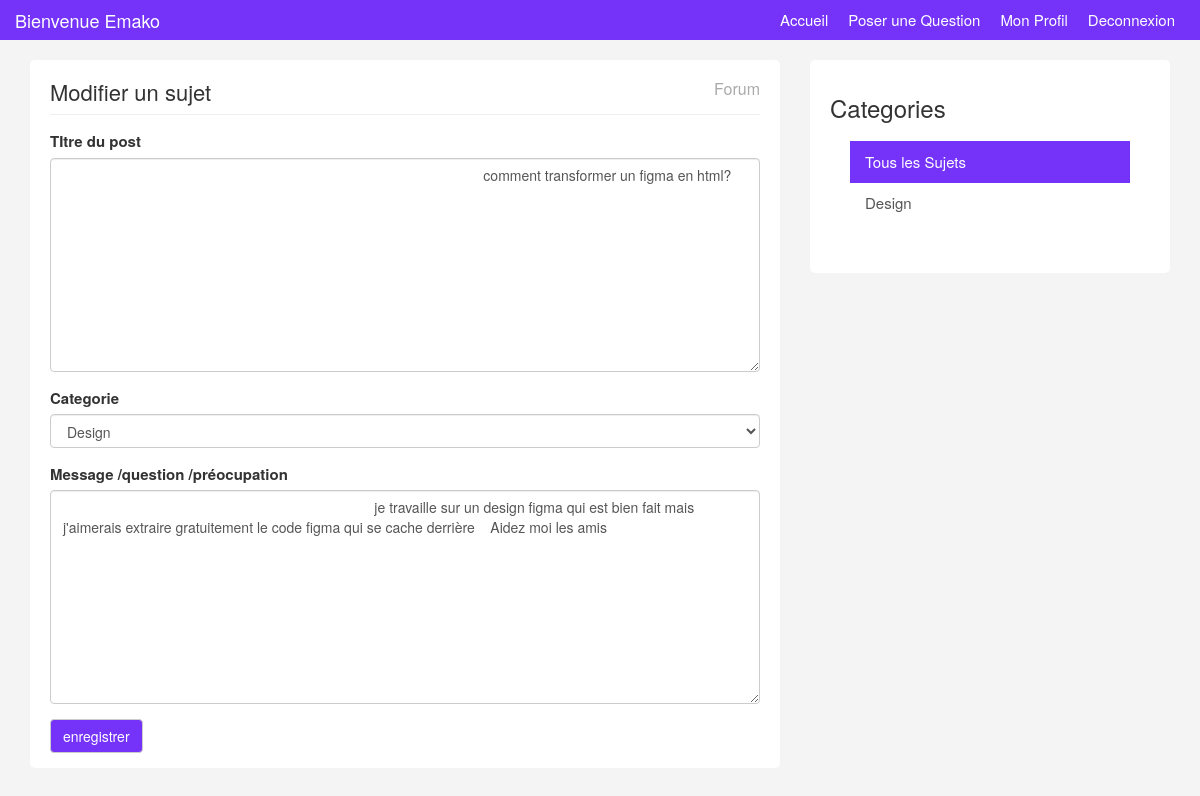
The app's page /editPost/6 (signed in) with its own data.
### website/models.py (models this page shows)
class Users(models.Model):
    pseudo = models.CharField(max_length=50, unique=True)
    email = models.EmailField()
    password = models.CharField(max_length=100)  # Utilisation de CharField pour le mot de passe
    role = models.CharField(max_length=20, default="User")  # Limiter la longueur du rôle
    avatar = models.ImageField( null=True, blank=True, upload_to='img/')  # Ajout d'un champ pour l'avatar
    activated = models.BooleanField(default=True)  # Par défaut, l'utilisateur n'est pas activé
    birthdate= models.DateField(null=False)
    description= models.TextField(null=False, default='JE suis un membre anonyme du forum')

class PostMessage(models.Model):
    title = models.CharField(max_length=100)  # Augmentation de la longueur du titre
    message = models.TextField()
    posted_date = models.DateTimeField(auto_now_add=True)  # Utilisation de DateTimeField pour la date et l'heure de publication
    closes = models.BooleanField(default=False)  # Par défaut, le message n'est pas clos
    category = models.ForeignKey(Category, on_delete=models.CASCADE)  # Correction du nom du champ Category en minuscules
    user= models.ForeignKey(Users, on_delete= models.CASCADE)
    avatar = models.ImageField(null=True, blank=True, upload_to='img/')  # Ajout d'un champ pour l'avatar

class Category(models.Model):
    title = models.CharField(max_length=100)  # Augmentation de la longueur du titre
    description = models.TextField()
    added_by = models.ForeignKey(Admins, on_delete=models.CASCADE)  # Renommage du champ addedBy en snake_case

### website/views.py (the view, shortened to what this page needs)
# urls.py: path('editPost/<int:id>',views.editPost, name="editPost"),
def editPost(request, id):
      post= PostMessage.objects.get(pk=id)
      category= Category.objects.all()
      post= PostMessage.objects.get(pk=id)
      auth= True
      if not request.session.get('id'):
         auth=False
      me= request.session.get('id')
      id= Users.objects.get(email=request.session.get("email"))
      return render(request, "editpost.html" , context={"category":category,"auth":auth,"id":id, "post":post,"me":me})

### forum/templates/editpost.html (shortened to what this page needs)
{% load static %}
<!DOCTYPE html>
<html lang="en">
  <head>
    <link href="{% static 'css/bootstrap.css' %}" rel="stylesheet"/>
    <link href="{% static 'css/custom.css' %}" rel="stylesheet"/.container>
  </head>
  <body>
	<div class="navbar navbar-inverse navbar-fixed-top" role="navigation">
		<div class="container">
		  <div class="navbar-header">
			<a class="navbar-brand" href="{% url 'accueil'  %}">Bienvenue  {{id.pseudo}}</a>
		  </div>
		  <div class="collapse navbar-collapse">
			<ul class="nav navbar-nav navbar-right ">
			  {% if auth %}
				<li class="active nav-item"><a href="{% url 'accueil'  %}">Accueil</a></li>
				<li><a href="{% url 'addtopic' %}">Poser une Question</a></li>
				<li><a href="{% url 'personalProfile' me %}">Mon Profil</a></li>
				<li><a href="{% url 'logoutUser'  %}">Deconnexion</a></li>
			  {% else %}
				<li><a href="{% url 'login'  %}">Se Connecter</a></li>
				<li><a href="{% url 'create'  %}">Créer un compte</a></li>
				<li><a href="{% url 'loginAdmin'  %}">Connexion Admin </a></li>
				<li class="active nav-item"><a href="{% url 'accueil'  %}">Accueil</a></li>
			  {% endif %}
			</ul>
		  </div>
		</div>
	  </div>
    <div class="container">
		<div class="row">
			<div class="col-md-8">
				<div class="main-col">
					<div class="block">
						<h1 class="pull-left">Modifier  un sujet </h1>
						<h4 class="pull-right"> Forum</h4>
						<div class="clearfix"></div>
						<hr>
						{% if category %}
						<form method="POST" action="{% url 'editPost' id=post.pk %}" enctype="multipart/form-data">
                            <div class="form-group">
                                <label>TItre du post</label>
                                <textarea id="body" rows="10" cols="80" class="form-control" name="title" value={{ post.title }}>
                                    {{ post.title }}
                                </textarea>
                            </div>
							<div class="form-group">
								<label>Categorie</label>
								<select class="form-control" name="category">
                                    <option value={{ post.category.pk }}>{{post.category.title}}</option>
							</select>
							</div>
								<div class="form-group">
									<label>Message /question /préocupation</label>
									<textarea id="body" rows="10" cols="80" class="form-control" name="question" value={{ post.message }}>
                                        {{ post.message }}
                                    </textarea>
								</div>
							<button type="submit" class="color btn btn-default">enregistrer</button>
						</form>
						{% endif %}
					</div>
				</div>
			</div>
			<div class="col-md-4">
				<div id="sidebar">
					<div class="block">
						<h3>Categories
						</h3>
						<div class="list-group block ">
							<a href="#" class="list-group-item active">Tous les Sujets  </a>
							{% if category %}
							{% for cat in category %}
							<a href="{% url 'categorie' id=cat.pk %}" class="list-group-item">{{ cat.title }}</a>
							{% endfor %}
							{% endif %}
						</div>
						</div>
				</div>
			</div>
		</div>
    </div>
  </body>
</html>

### website/static/css/custom.css (style rules this page uses)
body { padding-top: 60px; background:#f4f4f4; font-size:15px; }
a { color:#5c5b69; }
ul { padding:0; margin:0; list-style:none; }
hr { margin:10px 0 15px 0; }
h3 { margin-bottom:5px; }
.navbar { height:40px !important; background:#7532F9; border:0; margin-bottom:30px; }
.navbar-inverse .navbar-nav > li > a, .navbar-inverse .navbar-brand { color:#fff !important; }
.navbar a:hover,.navbar li.active a { background:none !important; }
.navbar-brand { padding:10px 0 0 0; color:#fff; }
.navbar-nav > li > a { padding:10px 10px 0 10px; }
.block { background:#fff; border-radius:5px; padding: 15px 20px; margin-bottom:20px; }
.main-col { overflow:auto; }
.main-col h1 { font-size:22px; margin:5px 0 0 0; padding:0; }
.main-col h4 { font-size:16px; margin:5px 0 0 0; padding:0; color:#aaa; }
a.list-group-item.active, a.list-group-item.active:hover, a.list-group-item.active:focus { background:rgb(117, 50, 249); border-radius:0; }
.list-group-item { border:0 }
.color { background-color: rgb(117, 50, 249); color: white; }

### records on screen
Users: pseudo "Emako"
PostMessage: title "comment transformer un figma en html?", category "Design", question "je travaille sur un design figma qui est bien fait mais j'aimerais extraire gratuitement le code figma qui se cache derrière Aidez moi les amis"
Category: title "Design"
